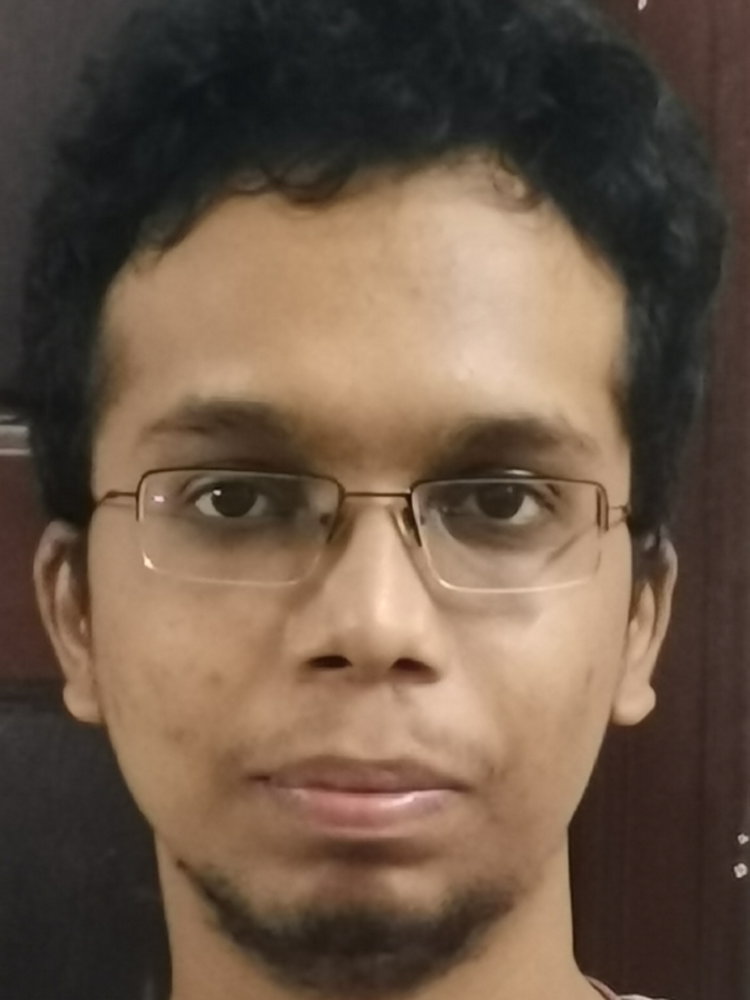
#> input picture face-auth-system/dataset_generation/class_a.jpg, 3000 x 4000 px (shown at 1/4 size); its folder holds 2 pictures in this run
$ python generate_synthetic.py --source_a class_a.jpg --source_b class_b.jpg
#> lines starting #> are read from the running program, lines starting #| are printed output that depends on the picture
"""
Single-Image Synthetic Face Generator
=====================================
Algorithm: Geometric pose simulation (affine + perspective warping) ×
           Illumination variation (PIL photometric transforms) ×
           Scale/crop augmentation.

Hyperparameters
---------------
POSE_RANGE_X  : pitch  ±15°
POSE_RANGE_Y  : yaw    ±20°
POSE_RANGE_Z  : roll   ±10°
BRIGHTNESS_RANGE : [0.30, 1.80]
CONTRAST_RANGE   : [0.40, 2.00]
SCALE_RANGE      : [0.75, 1.30]
JPEG_QUALITY     : [60, 95]
OUTPUT_SIZE      : 224×224 (MobileNetV2 standard)
RANDOM_SEED      : 42
"""

import cv2
import numpy as np
from PIL import Image, ImageEnhance
import mediapipe as mp
import os, random, math, json, argparse
from pathlib import Path
from tqdm import tqdm

RANDOM_SEED = 42
random.seed(RANDOM_SEED)
np.random.seed(RANDOM_SEED)

# ── Hyperparameters ────────────────────────────────────────────────
HP = {
    "POSE_RANGE_X":       (-15,  15),   # pitch degrees
    "POSE_RANGE_Y":       (-20,  20),   # yaw degrees
    "POSE_RANGE_Z":       (-10,  10),   # roll degrees
    "BRIGHTNESS_RANGE":   (0.30, 1.80),
    "CONTRAST_RANGE":     (0.40, 2.00),
    "SCALE_RANGE":        (0.75, 1.30),
    "JPEG_QUALITY_RANGE": (60,   95),
    "BLUR_KERNELS":       [3, 5],
    "OUTPUT_SIZE":        (224, 224),
    "RANDOM_SEED":        42,
}


class SyntheticFaceGenerator:

    def __init__(self, source_path: str, output_dir: str, num_images: int = 500):
        self.src   = Path(source_path)
        self.out   = Path(output_dir)
        self.n     = num_images
        self.out.mkdir(parents=True, exist_ok=True)

    # ── loaders ───────────────────────────────────────────────────
    def _load(self) -> np.ndarray:
        img = cv2.imread(str(self.src))
#> img is the input picture: shape (4000, 3000, 3); mean B, G, R 70.3, 86.9, 106.5
        if img is None:
            raise FileNotFoundError(self.src)
        return cv2.resize(img, HP["OUTPUT_SIZE"])
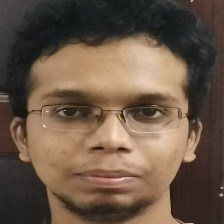
#> returned value: shape (224, 224, 3); mean of channels 0, 1, 2 70.2, 86.8, 106.5; drawn as B, G, R

    # ── transforms ───────────────────────────────────────────────
    def _pose(self, img: np.ndarray,
              ax: float = 0, ay: float = 0, az: float = 0) -> np.ndarray:
        """Affine roll + perspective yaw/pitch simulation."""
        h, w = img.shape[:2]
        # Roll
        M = cv2.getRotationMatrix2D((w//2, h//2), az, 1.0)
        img = cv2.warpAffine(img, M, (w, h), borderMode=cv2.BORDER_REFLECT)
        # Yaw/pitch via perspective warp
        fy = math.tan(math.radians(abs(ay))) * 0.28
        fx = math.tan(math.radians(abs(ax))) * 0.18
        dx, dy = int(w*fy), int(h*fx)
        src_pts = np.float32([[0,0],[w,0],[0,h],[w,h]])
        if ay > 0:
            dst = np.float32([[0,0],[w-dx,dy//2],[0,h],[w-dx,h-dy//2]])
        elif ay < 0:
            dst = np.float32([[dx,dy//2],[w,0],[dx,h-dy//2],[w,h]])
        else:
            dst = src_pts.copy()
        if ax > 0:
            dst[0] += [0, dy]; dst[1] += [0, dy]
        elif ax < 0:
            dst[2] -= [0, dy]; dst[3] -= [0, dy]
        dst = np.clip(dst, 0, [w, h]).astype(np.float32)
        M2 = cv2.getPerspectiveTransform(src_pts, dst)
        return cv2.warpPerspective(img, M2, (w, h), borderMode=cv2.BORDER_REFLECT)

    def _light(self, img: np.ndarray, mode: str = "random") -> np.ndarray:
        pil = Image.fromarray(cv2.cvtColor(img, cv2.COLOR_BGR2RGB))
        if mode == "random":
            mode = random.choice(["bright","dark","contrast","warm",
                                   "cool","shadow","flat"])
        if mode == "bright":
            pil = ImageEnhance.Brightness(pil).enhance(random.uniform(1.2, 1.8))
        elif mode == "dark":
            pil = ImageEnhance.Brightness(pil).enhance(random.uniform(0.3, 0.7))
        elif mode == "contrast":
            pil = ImageEnhance.Contrast(pil).enhance(random.uniform(0.4, 2.0))
        elif mode == "warm":
            r,g,b = pil.split()
            r = r.point(lambda x: min(255, x+random.randint(20,40)))
            b = b.point(lambda x: max(0,   x-random.randint(15,30)))
            pil = Image.merge("RGB",(r,g,b))
        elif mode == "cool":
            r,g,b = pil.split()
            b = b.point(lambda x: min(255, x+random.randint(20,40)))
            r = r.point(lambda x: max(0,   x-random.randint(15,30)))
            pil = Image.merge("RGB",(r,g,b))
        elif mode == "shadow":
            W, H = pil.size
            direction = random.choice(["left","right","top","bottom"])
            strength  = random.uniform(0.3, 0.6)
            mask = Image.new("L",(W,H))
            px   = mask.load()
            for x in range(W):
                for y in range(H):
                    if   direction=="left":   v=int(255*strength*(1-x/W))
                    elif direction=="right":  v=int(255*strength*(x/W))
                    elif direction=="top":    v=int(255*strength*(1-y/H))
                    else:                     v=int(255*strength*(y/H))
                    px[x,y]=v
            pil = Image.composite(Image.new("RGB",(W,H),(0,0,0)), pil, mask)
        # "flat" → no change
        return cv2.cvtColor(np.array(pil), cv2.COLOR_RGB2BGR)

    def _scale(self, img: np.ndarray, factor: float = None) -> np.ndarray:
        if factor is None:
            factor = random.uniform(*HP["SCALE_RANGE"])
        h, w = img.shape[:2]
        nh, nw = int(h*factor), int(w*factor)
        resized = cv2.resize(img, (nw, nh))
        if factor >= 1.0:
            sy=(nh-h)//2; sx=(nw-w)//2
            return resized[sy:sy+h, sx:sx+w]
        py=(h-nh)//2; px=(w-nw)//2
        return cv2.copyMakeBorder(resized, py, h-nh-py, px, w-nw-px,
                                   cv2.BORDER_REFLECT)[:h,:w]

    def _jpeg(self, img: np.ndarray) -> np.ndarray:
        q = random.randint(*HP["JPEG_QUALITY_RANGE"])
        _, buf = cv2.imencode(".jpg", img, [cv2.IMWRITE_JPEG_QUALITY, q])
        return cv2.imdecode(buf, cv2.IMREAD_COLOR)

    def _blur(self, img: np.ndarray) -> np.ndarray:
        k = random.choice(HP["BLUR_KERNELS"])
        return cv2.GaussianBlur(img, (k,k), random.uniform(0.5,1.5))

    # ── main pipeline ─────────────────────────────────────────────
    def generate(self) -> list:
        src = self._load()
        imgs = [src, cv2.flip(src,1)]        # include original + flip

        # Step 1: systematic pose × lighting grid
        lighting_modes = ["bright","dark","contrast","warm","cool","shadow","flat"]
        for ax in np.linspace(*HP["POSE_RANGE_X"], 5):
            for ay in np.linspace(*HP["POSE_RANGE_Y"], 5):
                for az in np.linspace(*HP["POSE_RANGE_Z"], 3):
                    for mode in lighting_modes:
                        if len(imgs) >= self.n: break
                        imgs.append(self._light(self._pose(src, ax, ay, az), mode))
#> this loop made 5 passes
#> pass 1, in _pose, `img = cv2.warpAffine(img, M, (w, h), borderMode=cv2.BORDER_REFLECT)`:
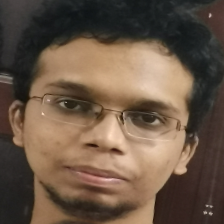
#> img: shape (224, 224, 3); mean of channels 0, 1, 2 70, 86.5, 106.1; drawn as B, G, R
#> pass 1, in _light, `pil = Image.fromarray(cv2.cvtColor(img, cv2.COLOR_BGR2RGB))`:
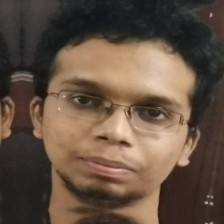
#> pil: PIL image 224x224 RGB; mean R, G, B 99.4, 81.3, 66.2
#> pass 1, in _light, `pil = ImageEnhance.Brightness(pil).enhance(random.uniform(1.2, 1.8))`:
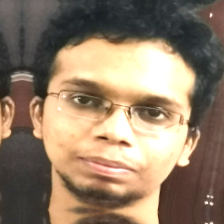
#> pil: PIL image 224x224 RGB; mean R, G, B 145.5, 125.9, 104
#> pass 1, in _light (call 2), `pil = ImageEnhance.Brightness(pil).enhance(random.uniform(0.3, 0.7))`:
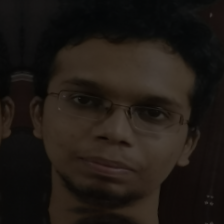
#> pil: PIL image 224x224 RGB; mean R, G, B 30.3, 24.7, 20

        # Step 2: scale × lighting
        for sc in np.linspace(*HP["SCALE_RANGE"], 7):
            for mode in lighting_modes:
                if len(imgs) >= self.n: break
                imgs.append(self._light(self._scale(src, float(sc)), mode))
#> this loop made 7 passes
#> sc on passes 1 to 7: 0.75, 0.842, 0.933, 1.02, 1.12, 1.21, 1.3

        # Step 3: random combos to hit target
        ops_pool = ["pose","light","scale","jpeg","blur"]
        pbar = tqdm(total=self.n - len(imgs), desc="Random combos")
        while len(imgs) < self.n:
            v = src.copy()
            for op in random.sample(ops_pool, k=random.randint(1,4)):
                if op == "pose":
                    v = self._pose(v,
                        random.uniform(*HP["POSE_RANGE_X"]),
                        random.uniform(*HP["POSE_RANGE_Y"]),
                        random.uniform(*HP["POSE_RANGE_Z"]))
                elif op == "light": v = self._light(v)
                elif op == "scale": v = self._scale(v)
                elif op == "jpeg":  v = self._jpeg(v)
                elif op == "blur":  v = self._blur(v)
            imgs.append(v); pbar.update(1)
        pbar.close()
        return imgs[:self.n]

    def save(self, images: list, class_name: str):
#> called with class_name = 'class_a'
        d = self.out / class_name
        d.mkdir(parents=True, exist_ok=True)
        for i, img in enumerate(tqdm(images, desc=f"Saving {class_name}")):
            cv2.imwrite(str(d/f"{class_name}_{i:05d}.jpg"), img,
                        [cv2.IMWRITE_JPEG_QUALITY, 95])
#> this loop made 500 passes
#> pass 2, in save, `cv2.imwrite(str(d/f"{class_name}_{i:05d}.jpg"), img, [cv2.IMWRITE_JPEG..`:
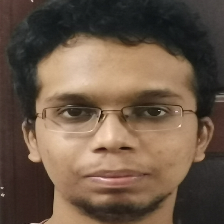
#> saved as class_a_00001.jpg: shape (224, 224, 3); mean B, G, R 70.2, 86.8, 106.5
        with open(d/"metadata.json","w") as f:
            json.dump({"class":class_name,"count":len(images),"hyperparameters":HP}, f, indent=2)
        print(f"✓ {class_name}: {len(images)} images → {d}")
#| ✓ class_a: 500 images → dataset/synthetic/class_a


def main():
    ap = argparse.ArgumentParser()
    ap.add_argument("--source_a", required=True)
    ap.add_argument("--source_b", required=True)
    ap.add_argument("--output_dir", default="./dataset/synthetic")
    ap.add_argument("--num_images", type=int, default=500)
    args = ap.parse_args()

    for cls, src in [("class_a", args.source_a), ("class_b", args.source_b)]:
        print(f"\n{'='*50}\nGenerating {cls}\n{'='*50}")
        g = SyntheticFaceGenerator(src, args.output_dir, args.num_images)
        imgs = g.generate()
        g.save(imgs, cls)
#> pass 2 of the loop in main, `for cls, src in [("class_a", args.source_a), ("class_b", args.source_b..`:
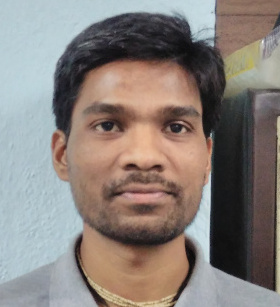
#> input picture face-auth-system/dataset_generation/class_b.jpg, 280 x 307 px
#> in _load, img is the input picture: shape (307, 280, 3); mean B, G, R 122.7, 128, 137
#> the loop in generate (call 2), `for ax in np.linspace(*HP["POSE_RANGE_X"], 5):` made 5 passes
#> pass 1, in _light (call 500), `pil = ImageEnhance.Brightness(pil).enhance(random.uniform(0.3, 0.7))`:
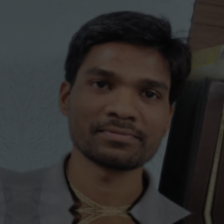
#> pil: PIL image 224x224 RGB; mean R, G, B 48.2, 45.8, 44.3
#> the loop in generate (call 2), `for sc in np.linspace(*HP["SCALE_RANGE"], 7):` made 7 passes
#> the loop in save (call 2), `for i, img in enumerate(tqdm(images, desc=f"Saving {class_name}")):` made 500 passes
#> pass 2, in save (call 2), `cv2.imwrite(str(d/f"{class_name}_{i:05d}.jpg"), img, [cv2.IMWRITE_JPEG..`:
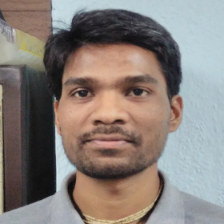
#> saved as class_b_00001.jpg: shape (224, 224, 3); mean B, G, R 122.6, 127.9, 136.9
#| ✓ class_b: 500 images → dataset/synthetic/class_b

if __name__ == "__main__":
    main()
